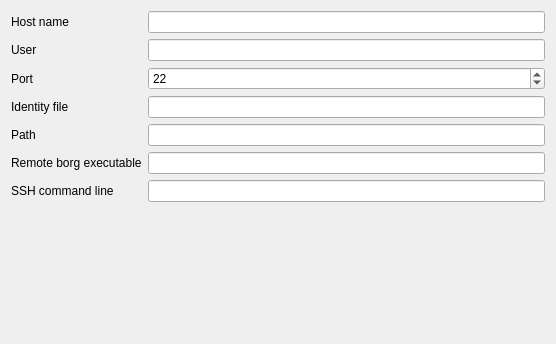
<?xml version="1.0" encoding="UTF-8"?>
<ui version="4.0">
 <class>WizardPage</class>
 <widget class="QWizardPage" name="WizardPage">
  <property name="geometry">
   <rect>
    <x>0</x>
    <y>0</y>
    <width>556</width>
    <height>344</height>
   </rect>
  </property>
  <property name="windowTitle">
   <string>WizardPage</string>
  </property>
  <property name="title">
   <string>Remote server</string>
  </property>
  <property name="subTitle">
   <string>Enter data to connect to the remote server.</string>
  </property>
  <layout class="QFormLayout" name="formLayout">
   <item row="0" column="0">
    <widget class="QLabel" name="label">
     <property name="text">
      <string>Host name</string>
     </property>
    </widget>
   </item>
   <item row="1" column="0">
    <widget class="QLabel" name="label_2">
     <property name="text">
      <string>User</string>
     </property>
    </widget>
   </item>
   <item row="2" column="0">
    <widget class="QLabel" name="label_3">
     <property name="text">
      <string>Port</string>
     </property>
    </widget>
   </item>
   <item row="3" column="0">
    <widget class="QLabel" name="label_4">
     <property name="text">
      <string>Identity file</string>
     </property>
    </widget>
   </item>
   <item row="0" column="1">
    <widget class="QLineEdit" name="ssh_host"/>
   </item>
   <item row="1" column="1">
    <widget class="QLineEdit" name="ssh_user">
     <property name="clearButtonEnabled">
      <bool>true</bool>
     </property>
    </widget>
   </item>
   <item row="3" column="1">
    <widget class="QLineEdit" name="ssh_identity_file">
     <property name="clearButtonEnabled">
      <bool>true</bool>
     </property>
    </widget>
   </item>
   <item row="4" column="0">
    <widget class="QLabel" name="label_5">
     <property name="text">
      <string>Path</string>
     </property>
    </widget>
   </item>
   <item row="4" column="1">
    <widget class="QLineEdit" name="ssh_remote_path"/>
   </item>
   <item row="5" column="0">
    <widget class="QLabel" name="label_6">
     <property name="text">
      <string>Remote borg executable</string>
     </property>
    </widget>
   </item>
   <item row="5" column="1">
    <widget class="QLineEdit" name="ssh_remote_port">
     <property name="clearButtonEnabled">
      <bool>true</bool>
     </property>
    </widget>
   </item>
   <item row="2" column="1">
    <widget class="QSpinBox" name="ssh_port">
     <property name="minimum">
      <number>1</number>
     </property>
     <property name="maximum">
      <number>65535</number>
     </property>
     <property name="value">
      <number>22</number>
     </property>
    </widget>
   </item>
   <item row="6" column="0">
    <widget class="QLabel" name="label_7">
     <property name="text">
      <string>SSH command line</string>
     </property>
    </widget>
   </item>
   <item row="6" column="1">
    <widget class="QLineEdit" name="ssh_command_line">
     <property name="readOnly">
      <bool>true</bool>
     </property>
    </widget>
   </item>
  </layout>
 </widget>
 <resources/>
 <connections/>
</ui>
